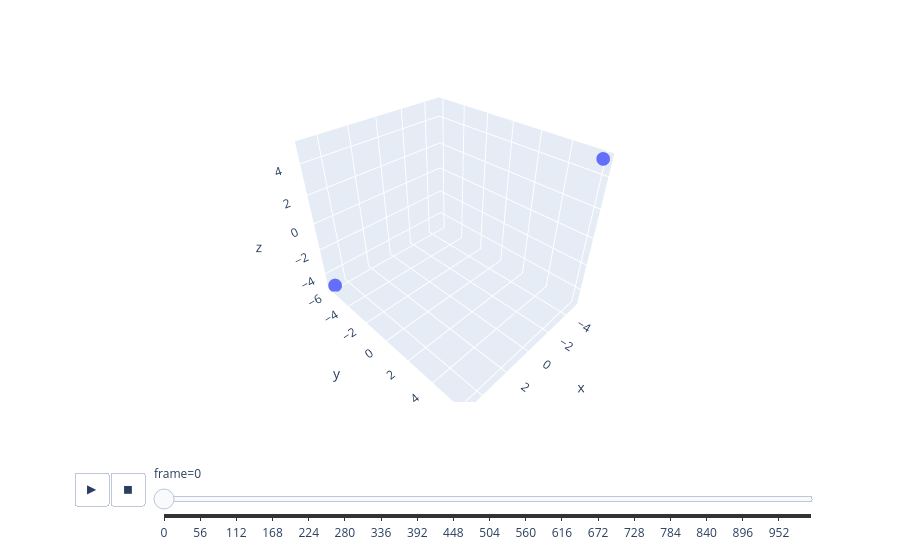

Notebook code for this chart:
### Markdown cell above
To plot the data, the list needs to be converted to a tabular data structure with columns that plotly can understand. I chose to do this by using pandas, converting the frames list to a data frame with columns x, y, z, and frame, which plotly will understand as the positional arguments, and the frame at which the positions should be active.

### Code cell
import pandas as pd
import plotly.express as px

data_frame = pd.DataFrame(frames, columns=['x','y','z','frame'])

fig = px.scatter_3d(
    data_frame,
    x='x',
    y='y',
    z='z',
    animation_frame='frame',
)

fig.show()
